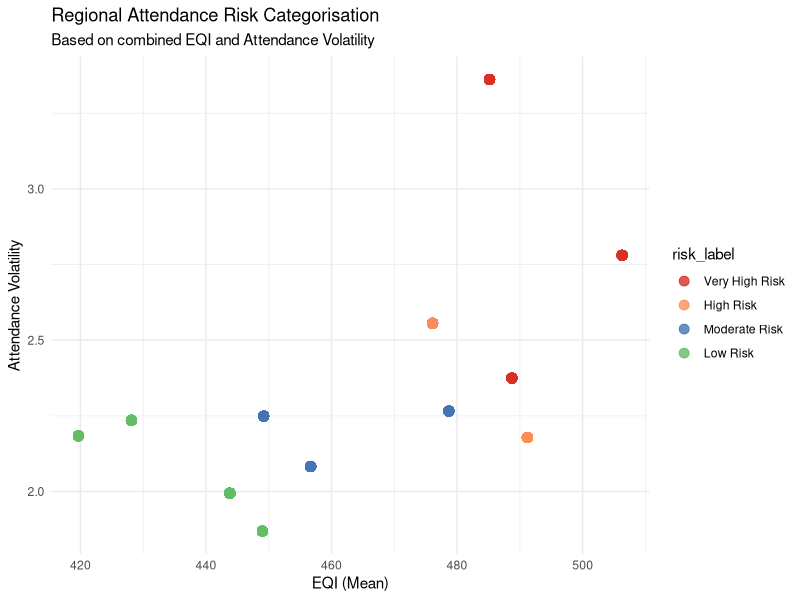

Generate this figure with R:

library(tidyverse)
library(readxl)
library(ggrepel)
library(here)
library(writexl)

# Load data (adjust path as needed)
df_clean <- read_excel(here("data_clean", "merged_attendance_eqi.xlsx"))

# Standardising predictors
df_clean <- df_clean %>%
  mutate(
    eqi_std = scale(eqi_mean),
    vol_std = scale(volatility_present)
  )

# Calculate weighted risk score (weights from variance explained)
df_clean <- df_clean %>%
  mutate(
    risk_score = (0.63 * eqi_std) + (0.37 * vol_std)
  )

# Assign risk categories, reversing so higher risk = higher score
df_clean <- df_clean %>%
  mutate(
    risk_quantile = ntile(-risk_score, 4),
    risk_label = case_when(
      risk_quantile == 1 ~ "Very High Risk",
      risk_quantile == 2 ~ "High Risk",
      risk_quantile == 3 ~ "Moderate Risk",
      risk_quantile == 4 ~ "Low Risk"
    ),
    risk_label = factor(risk_label, levels = c("Very High Risk", "High Risk", "Moderate Risk", "Low Risk"))
  )

# Remove rows with NA risk_label
df_clean_cleaned <- df_clean %>%
  filter(!is.na(risk_label))

# Summary stats by risk group
df_clean_cleaned %>%
  group_by(risk_label) %>%
  summarise(
    mean_eqi = round(mean(eqi_mean), 1),
    mean_volatility = round(mean(volatility_present), 2),
    mean_attendance = round(mean(avg_present), 1),
    count = n()
  ) %>%
  arrange(risk_label) %>%
  print()

# Plot
ggplot(df_clean_cleaned, aes(x = eqi_mean, y = volatility_present, color = risk_label, label = education_region)) +
  geom_point(size = 3, alpha = 0.8) +
  geom_text_repel(size = 3, show.legend = FALSE, max.overlaps = 20) +
  labs(title = "Regional Attendance Risk Categorisation",
       subtitle = "Based on combined EQI and Attendance Volatility",
       x = "EQI (Mean)",
       y = "Attendance Volatility") +
  scale_color_manual(values = c(
    "Very High Risk" = "#D73027",  # deep red
    "High Risk" = "#FC8D59",       # warm orange
    "Moderate Risk" = "#4575B4",   # calm blue
    "Low Risk" = "#66BD63"          # fresh green
  )) +
  theme_minimal()


write_xlsx(df_clean_cleaned, here("data_clean", "merged_attendance_risk_categorized.xlsx"))